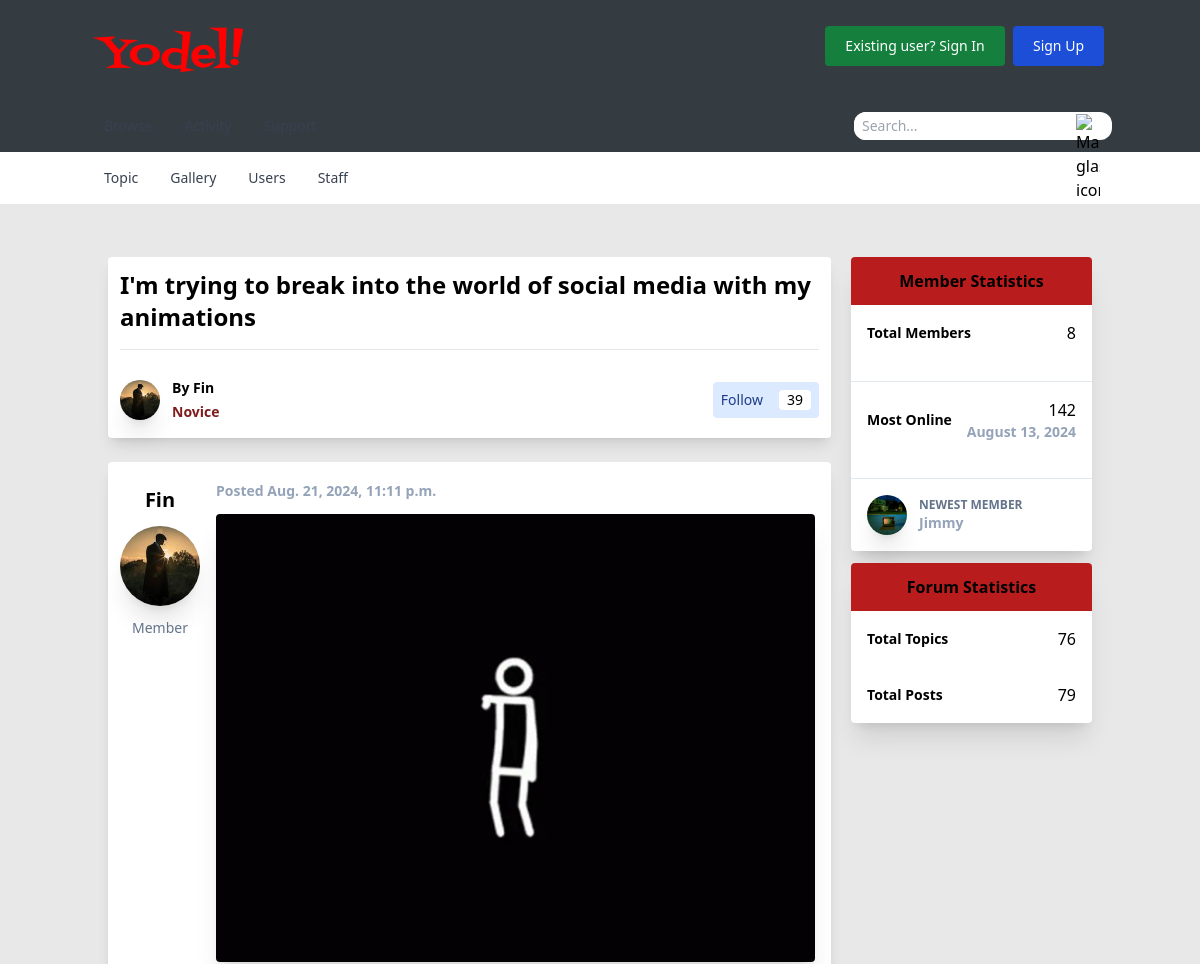
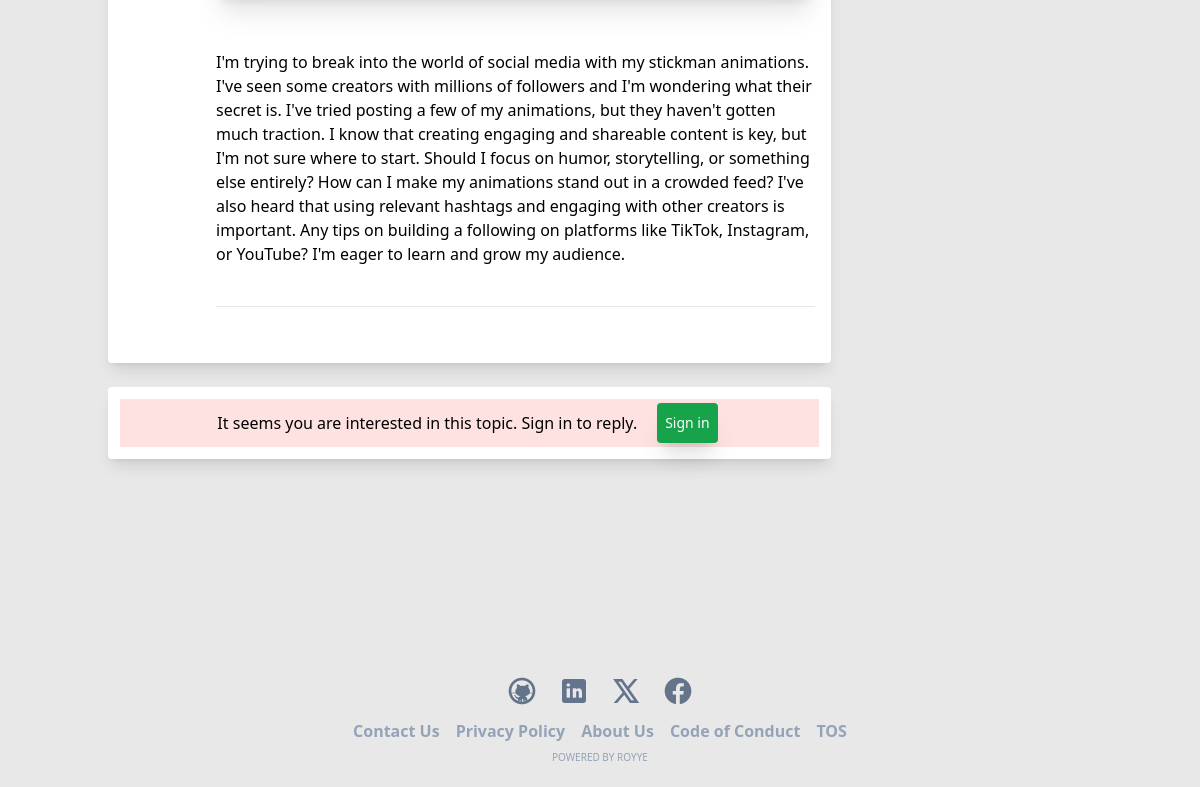
The page /topic/im-trying-to-break-into-the-world-of-social-media-with-my-animations/ on the database as committed earlier (2 pictures, top to bottom).
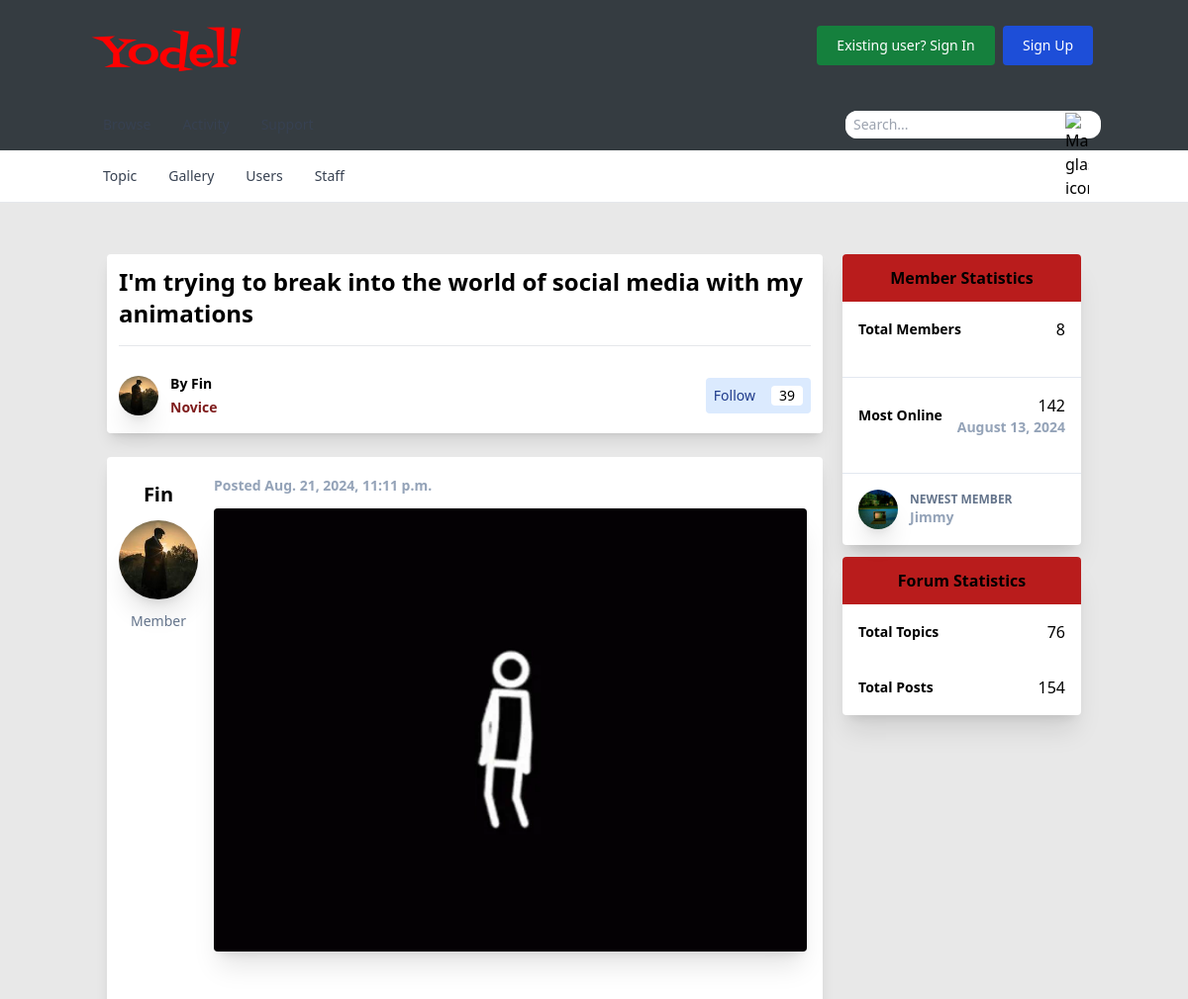
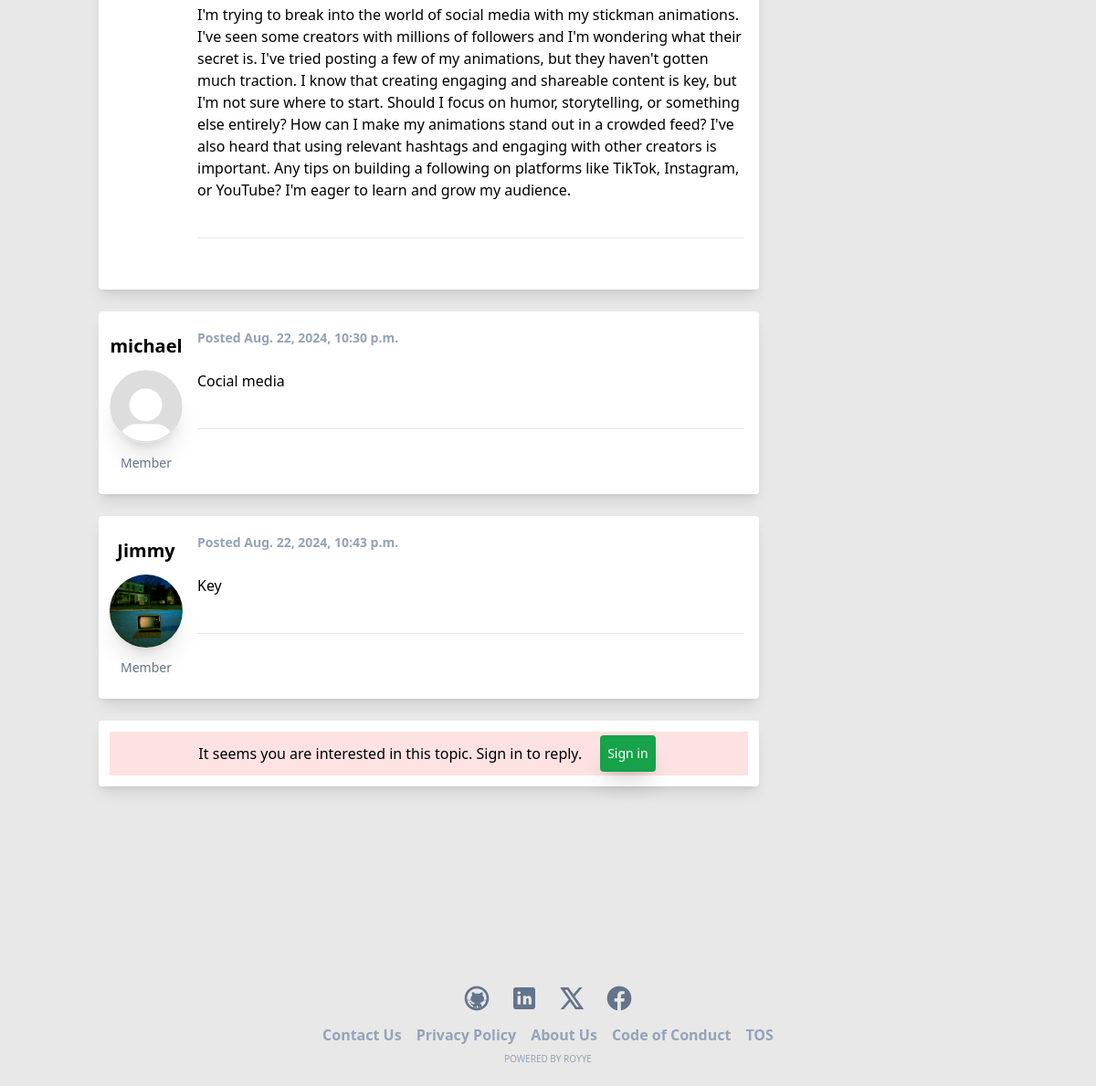
The same page on the database as committed later (2 pictures, top to bottom).
### content/models.py (models this page shows, shortened)
class Topic(models.Model):
    user = models.ForeignKey(User, on_delete=models.CASCADE)
    slug = models.SlugField(max_length=255, unique=True)
    title = models.CharField(max_length=255)
    file = models.FileField(upload_to=user_directory_path, null=True, blank=True)
    content = models.TextField(max_length=50000)
    created_at = models.DateTimeField(auto_now_add=True)
    is_pinned = models.BooleanField(default=False)

class Reply(models.Model):
    topic = models.ForeignKey(Topic, on_delete=models.CASCADE, related_name='replies')
    user = models.ForeignKey(User, on_delete=models.CASCADE)
    reply_file = models.FileField(upload_to=user_directory_path, null=True, blank=True)
    content = models.TextField(max_length=50000)
    created_at = models.DateTimeField(auto_now_add=True)

### users/models.py (models this page shows, shortened)
class User(AbstractUser):
    full_name = models.CharField(max_length=300, null=True, blank=True)
    username = models.CharField(max_length=300, unique=True)
    email = models.EmailField(unique=True)

class Profile(models.Model):
    user = models.OneToOneField(User, on_delete=models.CASCADE)
    image = models.FileField(default='default.png', upload_to=user_directory_path, null=True, blank=True)
    full_name = models.CharField(max_length=300, null=True, blank=True)
    status = models.CharField(max_length=20, choices=STATUS, null=True, blank=True)
    followers = models.IntegerField(default=0)
    following = models.IntegerField(default=0)
    posts = models.IntegerField(default=0)
    likes = models.IntegerField(default=0)
    posts_liked = models.IntegerField(default=0)
    date = models.DateTimeField(auto_now_add=True)
    class Meta:
        ordering = ['-date']

### content/views.py (the view, shortened to what this page needs)
# urls.py: path('topic/<slug:slug>/', views.topic_detail, name='topic_detail'),
def topic_detail(request, slug):
    profile = request.user.profile if request.user.is_authenticated else None
    topic = get_object_or_404(Topic, slug=slug)
    image_extensions = ('webp','.jpg', '.jpeg', '.png', '.gif')
    video_extensions = ('.mp4', '.webm')
    is_image = topic.file.name.endswith(image_extensions)
    is_video = topic.file.name.endswith(video_extensions)
    reply_form = ReplyForm(request.POST, request.FILES)
    replies = Reply.objects.filter(topic=topic)
    newest_member = User.objects.order_by('-date_joined').first()
    total_members = User.objects.count()
    total_topics = Topic.objects.count()
    total_replies = Reply.objects.count()
    total_posts = total_topics + total_replies
    context = {
        "profile": profile,
        "signed_in": request.user.is_authenticated,
        "topic": topic,
        "is_image": is_image,
        "is_video": is_video,
        "reply_form": reply_form,
        "replies": replies,
        "newest_member": newest_member,
        "total_members": total_members,
        "total_topics": total_topics,
        "total_posts": total_posts
    }
    return render(request, 'content/topic.html', context)

### content/templates/content/topic.html (shortened to what this page needs)
{% extends 'templates/base.html' %}
{% load tailwind_filters %}
{% load crispy_forms_tags %}
{% block content %}
    <section class="border-t border-gray-200 ">
        <div class="bg-[#e8e8e8] p-5 max-md:p-1 h-content">
            <div class="container mx-auto bg-[#e8e8e8] p-5 flex gap-5 max-md:flex-col max-md:p-0 mt-3">
                <div class="leftpanel w-3/4 max-md:w-full bg-[#e8e8e8]">
                    <div class="bg-white rounded shadow-lg">
                        <div class="p-3">
                            <h1 class="text-2xl max-md:text-2xl font-bold mb-2">{{ topic.title }}</h1>
                            <hr class="bg-gray-300 mt-4">
                        </div>
                        <div class="p-3">
                            <div class="flex flex-row justify-between items-center">
                                <div class="flex space-x-2 items-center justify-center">
                                    <div class="h-10 w-10 rounded-full bg-[url({{ topic.user.profile.image.url }})] bg-no-repeat bg-center bg-cover shadow-xl"></div>
                                    <div class="flex flex-col gap-1 p-1">
                                        <span class="text-sm font-bold">By {{ topic.user }}</span>
                                        {% if topic.user.profile.status %}
                                            <span class="text-sm text-red-900 font-bold">{{ topic.user.profile.status }}</span>
                                        {% endif %}
                                    </div>
                                </div>
                                <div class="flex bg-blue-100 gap-4 p-2 rounded justify-center items-center">
                                    <span class="text-sm text-blue-900 hover:text-blue-800">Follow</span>
                                    <div class="h-5 w-8 bg-white text-center text-sm justify-center rounded">39</div>
                                </div>
                            </div>
                        </div>
                    </div>
                    <div class="mt-6 h-content bg-white shadow-lg rounded flex p-3 space-x-3">
                       <div class="space-y-3 flex flex-col items-center justify-center h-44">
                            <span class="font-bold text-xl">{{ topic.user }}</span>
                            <div class="h-20 w-20 rounded-full bg-[url({{ topic.user.profile.image.url }})] bg-no-repeat bg-center bg-cover shadow-xl"></div>
                            {% if topic.user.is_staff %}
                                <span class="text-sm text-slate-500">Staff</span>
                            {% else %}
                                <span class="text-sm text-slate-500">Member</span>
                            {% endif %}
                       </div>
                       <div class="p-1 space-y-3 w-full">
                            <div>
                                <span class="font-bold text-sm text-slate-400">Posted {{ topic.created_at }}</span>
                            </div>
                            <div class="flex items-center justify-center">
                                {% if is_image %}
                                    <div><img src="{{ topic.file.url }}" class="mb-10 shadow-xl rounded"></div>
                                {% elif is_video %}
                                    <video width="320" height="240" controls>
                                        <source src="{{ topic.file.url }}" type="video/mp4">
                                        <source src="{{ topic.file.url }}" type="video/webm">
                                    </video>
                                {% endif %}
                            </div>
                            <div>
                                <p>{{ topic.content }}</p>
                            </div>
                            <div>
                                <hr class="bg-slate-200 mt-10 mb-10">
                            </div>
                       </div>
                    </div>
                    {% for reply in replies %}
                    <div class="mt-6 h-content bg-white shadow-lg rounded flex p-3 space-x-3">
                        <div class="space-y-3 flex flex-col items-center justify-center h-44">
                             <span class="font-bold text-xl">{{ reply.user }}</span>
                             <div class="h-20 w-20 rounded-full bg-[url({{ reply.user.profile.image.url }})] bg-no-repeat bg-center bg-cover shadow-xl"></div>
                             {% if reply.user.is_staff %}
                                 <span class="text-sm text-slate-500">Staff</span>
                             {% else %}
                                 <span class="text-sm text-slate-500">Member</span>
                             {% endif %}
                        </div>
                        <div class="p-1 space-y-3 w-full">
                             <div>
                                 <span class="font-bold text-sm text-slate-400">Posted {{ reply.created_at }}</span>
                             </div>
                             <div>
                                 <p>{{ reply.content }}</p>
                             </div>
                             <div>
                                 <hr class="bg-slate-200 mt-10 mb-10">
                             </div>
                        </div>
                     </div>
                    {% endfor %}
                    <div class="mt-6 h-content bg-white shadow-lg rounded flex p-3 space-x-3 w-full" id="reply_to_post">
                        {% if signed_in %}
                            <div class="flex space-x-4 mt-6 mb-6 w-full">
                                <form method="POST" enctype="multipart/form-data" class="w-full">
                                    {% csrf_token %}
                                    {{ reply_form|crispy }}
                                    <div class="mt-4 flex justify-between">
                                        <span class="text-slate-400 font-bold text-sm">Max total size: 20MB</span>
                                        <button type="submit" class="shadow-xl focus:outline-none text-white bg-green-600 hover:bg-green-800 focus:ring-4 focus:ring-green-300 font-medium text-sm px-5 py-2.5 me-1 mb-2 dark:bg-green-500 dark:hover:bg-green-700 dark:focus:ring-green-800 rounded">Reply</button>
                                    </div>
                                </form>
                            </div>
                        {% else %}
                            <div class="p-1 flex gap-5 items-center justify-center bg-red-100 w-full">
                                <p>It seems you are interested in this topic. Sign in to reply.</p>
                                <button type="submit" class="shadow-xl focus:outline-none text-white bg-green-600 hover:bg-green-800 focus:ring-4 focus:ring-green-300 font-medium text-sm px-2 py-2.5 me-1 dark:bg-green-500 dark:hover:bg-green-700 dark:focus:ring-green-800 rounded"><a href="{% url 'login' %}">Sign in</a></button>
                            </div>
                        {% endif %}
                    </div>
                </div>
                <div class="rightpanel space-y-3 rounded max-md:w-full w-1/4">
                    <div class="bg-white rounded shadow-xl">
                        <div class="h-12 bg-red-700 rounded-t flex items-center justify-center font-bold">
                            <span>Member Statistics</span>
                        </div>
                        <div class="flex flex-col gap-5">
                            <div class="p-4 flex justify-between items-center">
                                <span class="text-sm font-bold">Total Members</span>
                                <span>{{ total_members }}</span>
                            </div>
                            <div class="p-4 flex justify-between items-center border-t border-slate-200">
                                <span class="text-sm font-bold">Most Online</span>
                                <div class="flex flex-col text-right">
                                    <span>142</span>
                                    <span class="text-sm font-bold text-slate-400">August 13, 2024</span>
                                </div>
                            </div>
                            <div class="p-4 flex items-center space-x-3 border-slate-200 border-t">
                                <div class="h-10 w-10 rounded-full bg-[url({{ newest_member.profile.image.url }})] bg-no-repeat bg-center bg-cover shadow-xl"></div>
                                <div class="flex flex-col">
                                    <span class="font-bold text-xs text-slate-500">NEWEST MEMBER</span>
                                    <span class="font-bold text-sm text-slate-400">{{ newest_member.username }}</span>
                                </div>
                            </div>
                        </div>
                    </div>
                    <div class="rounded bg-white rounded shadow-xl"">
                        <div class="h-12 bg-red-700 rounded-t flex items-center justify-center font-bold">
                            <span>Forum Statistics</span>
                        </div>
                        <div>
                            <div class="p-4 flex justify-between items-center ">
                                <span class="text-sm font-bold">Total Topics</span>
                                <span>{{ total_topics }}</span>
                            </div>
                            <div class="p-4 flex justify-between items-center ">
                                <span class="text-sm font-bold">Total Posts</span>
                                <span>{{ total_posts }}</span>
                            </div>
                        </div>
                    </div>
                </div>
            </div>
        </div>
    </section>
{% endblock %}

Rows that differ between the two databases and show on the page:
added Reply: user "michael", user.profile.image (placeholder picture), shows "Member", created_at "Aug. 22, 2024, 10:30 p.m.", content "Cocial media"
added Reply: user "Jimmy", user.profile.image (picture), shows "Member", created_at "Aug. 22, 2024, 10:43 p.m.", content "Key"
Other text that changed with them:
{{ total_posts }}: "79" → "154"
